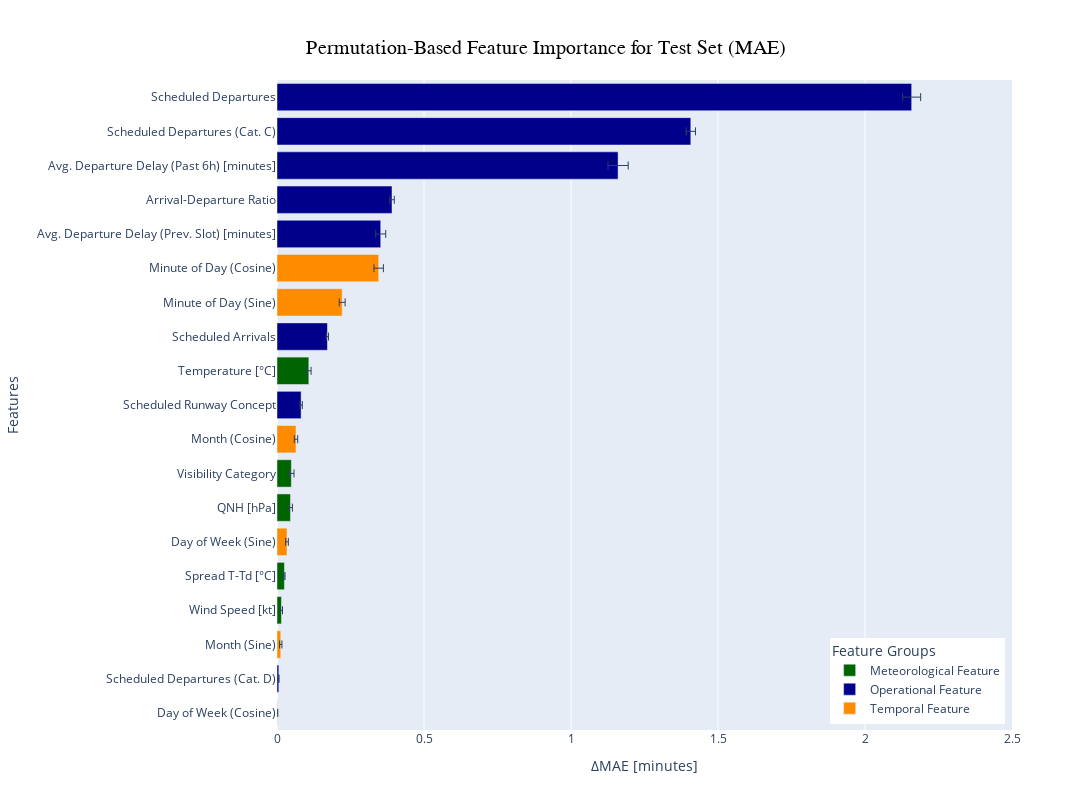

Source (notebook cell):
### Code cell
from sklearn.inspection import permutation_importance
import plotly.graph_objects as go
import kaleido
kaleido.get_chrome_sync()

# Ensure y is 1-D
y_test_1d = y_test.values.ravel() # If y_test is a 1-column DataFrame

# Compute permutation importance using Mean Absolute Error
r = permutation_importance(
    model,
    X_test,
    y_test_1d,
    n_jobs=-1, # Use all available cores
    n_repeats=100, # Number of permutation rounds
    random_state=42, # For reproducibility
    scoring="neg_mean_absolute_error" # Use MAE instead of RMSE
)

# Build Series so indices align with feature names
imp_mean = pd.Series(r.importances_mean, index=X_test.columns).sort_values(ascending=False)
imp_std  = pd.Series(r.importances_std,  index=X_test.columns).reindex(imp_mean.index)

# Select top N features
top_n = 20 # Number of top features to display
imp_mean_top = imp_mean.head(top_n)[::-1] # Reverse for top-down display
imp_std_top  = imp_std.head(top_n)[::-1]

# -------------------------------------------------------------------
# 1) Mapping for feature labels on the y-axis (custom names)
# -------------------------------------------------------------------
feature_rename_map = {
    "avg_dep_delay_past_6h": "Avg. Departure Delay (Past 6h) [minutes]",
    "scheduled_departures": "Scheduled Departures",
    "scheduled_dep_cat_C": "Scheduled Departures (Cat. C)",
    "avg_dep_delay_prev_slot_minutes": "Avg. Departure Delay (Prev. Slot) [minutes]",
    "minute_of_day_cos": "Minute of Day (Cosine)",
    "minute_of_day_sin": "Minute of Day (Sine)",
    "vis_category": "Visibility Category",
    "temperature_c": "Temperature [°C]",
    "qnh_hpa": "QNH [hPa]",
    "arr_dep_ratio": "Arrival-Departure Ratio",
    "scheduled_rwy_concept": "Scheduled Runway Concept",
    "month_cos": "Month (Cosine)",
    "day_of_week_sin": "Day of Week (Sine)",
    "scheduled_arrivals": "Scheduled Arrivals",
    "wind_speed_kt": "Wind Speed [kt]",
    "spread_c": "Spread T-Td [°C]",
    "month_sin": "Month (Sine)",
    "day_of_week_cos": "Day of Week (Cosine)",
    "scheduled_dep_cat_D": "Scheduled Departures (Cat. D)",
}

# -------------------------------------------------------------------
# 2) Mapping for feature groups (to control bar colours and legend)
# -------------------------------------------------------------------
feature_group_map = {
    "avg_dep_delay_past_6h": "Operational Feature",
    "scheduled_departures": "Operational Feature",
    "scheduled_dep_cat_C": "Operational Feature",
    "avg_dep_delay_prev_slot_minutes": "Operational Feature",
    "minute_of_day_cos": "Temporal Feature",
    "minute_of_day_sin": "Temporal Feature",
    "vis_category": "Meteorological Feature",
    "temperature_c": "Meteorological Feature",
    "qnh_hpa": "Meteorological Feature",
    "arr_dep_ratio": "Operational Feature",
    "scheduled_rwy_concept": "Operational Feature",
    "month_cos": "Temporal Feature",
    "day_of_week_sin": "Temporal Feature",
    "scheduled_arrivals": "Operational Feature",
    "wind_speed_kt": "Meteorological Feature",
    "spread_c": "Meteorological Feature",
    "month_sin": "Temporal Feature",
    "day_of_week_cos": "Temporal Feature",
    "scheduled_dep_cat_D": "Operational Feature",
}

# Define colours for each group
group_colour_map = {
    "Operational Feature": "darkblue",
    "Temporal Feature": "darkorange",
    "Meteorological Feature": "darkgreen",
}

# -------------------------------------------------------------------
# Build a DataFrame for easier handling (labels + groups)
# -------------------------------------------------------------------
feat_df = pd.DataFrame({
    "feature": imp_mean_top.index,
    "mean": imp_mean_top.values,
    "std": imp_std_top.values
})

# Apply label mapping (for y-axis)
feat_df["label"] = feat_df["feature"].map(feature_rename_map).fillna(feat_df["feature"])

# Apply group mapping (for colours / legend); default group "Other"
feat_df["group"] = feat_df["feature"].map(feature_group_map).fillna("Other")

# Ensure every group has a colour (fallback to red)
default_colour = "red"
for g in feat_df["group"].unique():
    if g not in group_colour_map:
        group_colour_map[g] = default_colour

# -------------------------------------------------------------------
# Create Plotly figure (horizontal bar chart with error bars)
# Each group becomes its own trace, so the legend can explain colours.
# -------------------------------------------------------------------
fig = go.Figure()

# We keep the order of labels as in feat_df (already reversed top-down)
category_order = feat_df["label"].tolist()

for group_name, sub in feat_df.groupby("group"):
    fig.add_trace(
        go.Bar(
            x=sub["mean"],
            y=sub["label"],
            orientation="h",
            error_x=dict(
                type="data",
                array=sub["std"],
                visible=True,
                thickness=1, # Line thickness of the error bars
                width=4 # Width of the error bar caps
            ),
            marker=dict(color=group_colour_map[group_name]),
            name=group_name, # This shows up in the legend
            showlegend=True
        )
    )

# --- Adjust the layout to match the style of the histogram plot ---
fig.update_layout(
    height=800,
    width=1100,
    margin=dict(t=80, b=70),
    title=dict(
        text="Permutation-Based Feature Importance for Test Set (MAE)",
        x=0.5,
        xanchor="center",
        yanchor="top"
    ),
    title_font=dict(size=20, family="Arial", color="black"),
    xaxis=dict(
        title="ΔMAE [minutes]",
        range=[0, 2.5]
    ),
    yaxis=dict(
        title="Features",
        categoryorder="array",
        categoryarray=category_order # Preserve the desired top-down order
    ),
    legend=dict(
        title="Feature Groups",
        x=0.99,
        y=0.01,
        xanchor="right",
        yanchor="bottom"
    ),
    uniformtext_minsize=10,
    uniformtext_mode='show'
)

fig.show()
#fig.write_image("/Users/nathanaelrohr/Downloads/Permutation_Feature_Importance_MAE.pdf")

### Figure 1 — Plotly figure (JSON) as saved in the notebook; plotly's stock layout.template omitted (floating-point values rounded to 4 significant figures)
{"data": [{"error_x": {"array": [0.003582, 0.002051, 0.006557, 0.008894, 0.007647], "thickness": 1, "type": "data", "visible": true, "width": 4}, "marker": {"color": "darkgreen"}, "name": "Meteorological Feature", "orientation": "h", "showlegend": true, "type": "bar", "x": [0.01516, 0.02525, 0.04585, 0.04889, 0.1083], "y": ["Wind Speed [kt]", "Spread T-Td [°C]", "QNH [hPa]", "Visibility Category", "Temperature [°C]"]}, {"error_x": {"array": [0.000718, 0.00402, 0.00381, 0.01697, 0.007725, 0.03434, 0.01582, 0.03062], "thickness": 1, "type": "data", "visible": true, "width": 4}, "marker": {"color": "darkblue"}, "name": "Operational Feature", "orientation": "h", "showlegend": true, "type": "bar", "x": [0.006173, 0.08205, 0.1716, 0.3528, 0.3912, 1.16, 1.408, 2.159], "y": ["Scheduled Departures (Cat. D)", "Scheduled Runway Concept", "Scheduled Arrivals", "Avg. Departure Delay (Prev. Slot) [minutes]", "Arrival-Departure Ratio", "Avg. Departure Delay (Past 6h) [minutes]", "Scheduled Departures (Cat. C)", "Scheduled Departures"]}, {"error_x": {"array": [0.001488, 0.003922, 0.004496, 0.005805, 0.01005, 0.01607], "thickness": 1, "type": "data", "visible": true, "width": 4}, "marker": {"color": "darkorange"}, "name": "Temporal Feature", "orientation": "h", "showlegend": true, "type": "bar", "x": [0.001177, 0.01281, 0.03408, 0.06461, 0.2217, 0.3458], "y": ["Day of Week (Cosine)", "Month (Sine)", "Day of Week (Sine)", "Month (Cosine)", "Minute of Day (Sine)", "Minute of Day (Cosine)"]}], "layout": {"height": 800, "legend": {"title": {"text": "Feature Groups"}, "x": 0.99, "xanchor": "right", "y": 0.01, "yanchor": "bottom"}, "margin": {"b": 70, "t": 80}, "title": {"font": {"color": "black", "family": "Arial", "size": 20}, "text": "Permutation-Based Feature Importance for Test Set (MAE)", "x": 0.5, "xanchor": "center", "yanchor": "top"}, "uniformtext": {"minsize": 10, "mode": "show"}, "width": 1100, "xaxis": {"range": [0, 2.5], "title": {"text": "ΔMAE [minutes]"}}, "yaxis": {"categoryarray": ["Day of Week (Cosine)", "Scheduled Departures (Cat. D)", "Month (Sine)", "Wind Speed [kt]", "Spread T-Td [°C]", "Day of Week (Sine)", "QNH [hPa]", "Visibility Category", "Month (Cosine)", "Scheduled Runway Concept", "Temperature [°C]", "Scheduled Arrivals", "Minute of Day (Sine)", "Minute of Day (Cosine)", "Avg. Departure Delay (Prev. Slot) [minutes]", "Arrival-Departure Ratio", "Avg. Departure Delay (Past 6h) [minutes]", "Scheduled Departures (Cat. C)", "Scheduled Departures"], "categoryorder": "array", "title": {"text": "Features"}}}}
